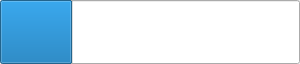
<?xml version="1.0" encoding="UTF-8"?>
<ui version="4.0">
 <class>TaskLIWidget</class>
 <widget class="QWidget" name="TaskLIWidget">
  <property name="geometry">
   <rect>
    <x>0</x>
    <y>0</y>
    <width>300</width>
    <height>64</height>
   </rect>
  </property>
  <property name="windowTitle">
   <string>Form</string>
  </property>
  <widget class="QLabel" name="icon">
   <property name="geometry">
    <rect>
     <x>8</x>
     <y>8</y>
     <width>48</width>
     <height>48</height>
    </rect>
   </property>
   <property name="text">
    <string/>
   </property>
  </widget>
  <widget class="QLabel" name="name">
   <property name="geometry">
    <rect>
     <x>60</x>
     <y>14</y>
     <width>180</width>
     <height>18</height>
    </rect>
   </property>
   <property name="text">
    <string/>
   </property>
  </widget>
  <widget class="QLabel" name="size">
   <property name="geometry">
    <rect>
     <x>60</x>
     <y>34</y>
     <width>66</width>
     <height>18</height>
    </rect>
   </property>
   <property name="text">
    <string/>
   </property>
  </widget>
  <widget class="QLabel" name="status">
   <property name="geometry">
    <rect>
     <x>235</x>
     <y>23</y>
     <width>50</width>
     <height>18</height>
    </rect>
   </property>
  </widget>
  <widget class="QPushButton" name="btnCancel">
   <property name="geometry">
    <rect>
     <x>278</x>
     <y>27</y>
     <width>13</width>
     <height>13</height>
    </rect>
   </property>
   <property name="text">
    <string/>
   </property>
  </widget>
  <widget class="QLabel" name="progresslabel">
   <property name="geometry">
    <rect>
     <x>240</x>
     <y>23</y>
     <width>35</width>
     <height>18</height>
    </rect>
   </property>
   <property name="text">
    <string/>
   </property>
  </widget>
  <widget class="QProgressBar" name="progressBar">
   <property name="geometry">
    <rect>
     <x>0</x>
     <y>0</y>
     <width>300</width>
     <height>64</height>
    </rect>
   </property>
   <property name="value">
    <number>24</number>
   </property>
   <property name="textVisible">
    <bool>false</bool>
   </property>
  </widget>
 </widget>
 <resources/>
 <connections/>
</ui>
